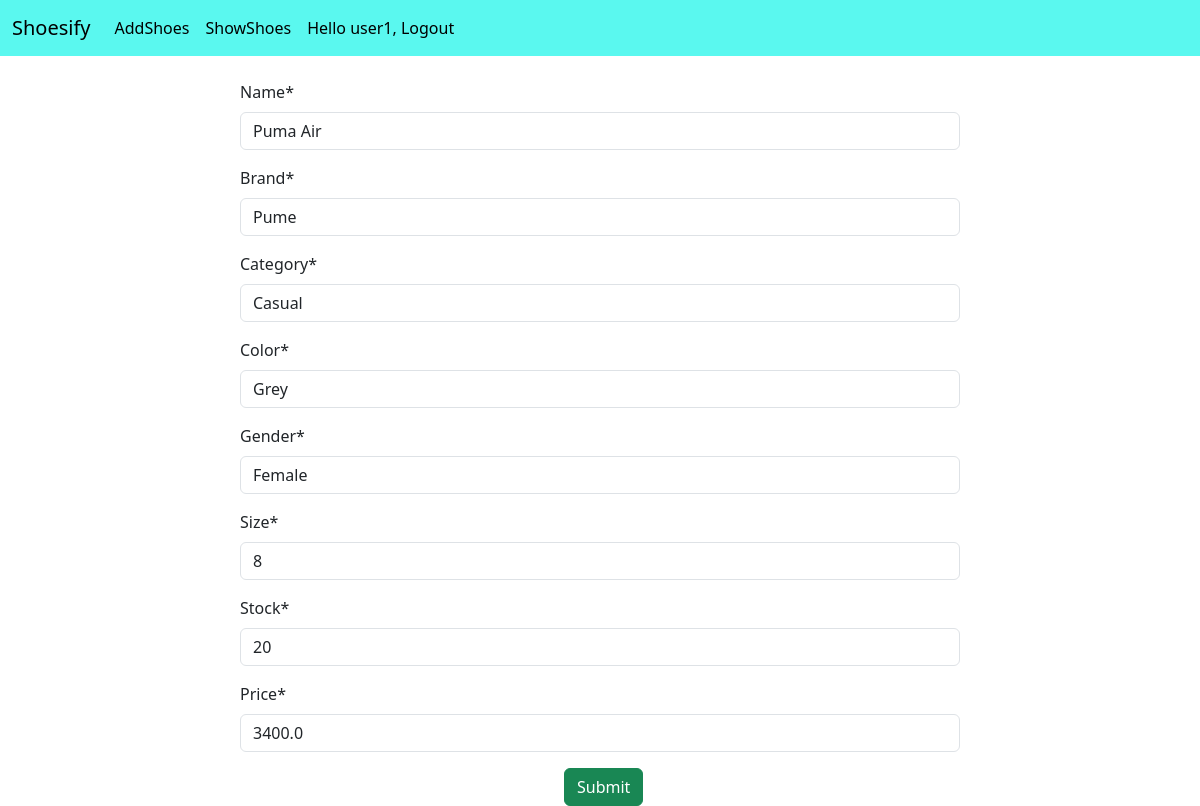
Screenshot of /shoesapp/update/2/ (signed in) with the database file from the repository.
### ShoeSApp/models.py (models this page shows)
class ShoeModel(models.Model):
    name = models.CharField(max_length=60)
    brand = models.CharField(max_length=60)
    category = models.CharField(max_length=60)
    color = models.CharField(max_length=60)
    gender = models.CharField(max_length=60)
    size = models.IntegerField()
    stock = models.IntegerField()
    price = models.FloatField()

### ShoeSApp/views.py (the view)
# urls.py: path("update/<i>/",updateShoeView, name="update-shoes"),
def updateShoeView(request,i):
    shoes_obj = ShoeModel.objects.get(id=i)
    form = ShoeModelForm(instance=shoes_obj)
    if request.method == "POST":
        form = ShoeModelForm(request.POST,instance=shoes_obj)
        if form.is_valid():
            form.save()
            return redirect("show-shoes")
    template_name = "ShoeSApp/form.html"
    context = {"form":form}
    return render(request,template_name, context)

### ShoeSApp/forms.py
class ShoeModelForm(forms.ModelForm):
    class Meta:
        model = ShoeModel
        fields = "__all__"

### templates/ShoeSApp/form.html (shortened to what this page needs)
{% extends "layout.html" %}
{% load crispy_forms_tags %}
{% block content %}
    <form method="post" style="width:60%; margin-left:20%;">
        {{ form|crispy }}
        <input type="submit" class="btn btn-success" style="margin-left:45%;">
    </form>
{% endblock %}

### templates/layout.html (shortened to what this page needs)
<!DOCTYPE html>
<html lang="en">
<head>
    <link href="https://cdn.jsdelivr.net/npm/bootstrap@5.3.7/dist/css/bootstrap.min.css" rel="stylesheet">
</head>
<body>
    <nav class="navbar navbar-expand-lg" style="background-color: #5AF8EF;">
  <div class="container-fluid">
    <a class="navbar-brand" href="#">Shoesify</a>
    <div class="collapse navbar-collapse" id="navbarNavAltMarkup">
      <div class="navbar-nav">
        <a class="nav-link active" href="{% url 'add-shoes' %}">AddShoes</a>
        <a class="nav-link active" href="{% url 'show-shoes' %}">ShowShoes</a>
          {% if user.is_authenticated %}
            <a class="nav-link active" href="{% url 'logout' %}">Hello {{user.username}}, Logout</a>
          {% else %}
            <a class="nav-link active" href="{% url 'register' %}">Register</a>
            <a class="nav-link active" href="{% url 'login' %}">Login</a>
          {% endif %}
      </div>
    </div>
  </div>
</nav><br>
    {% block content %}{% endblock %}
</body>
</html>

### rows the page displays
ShoeModel: name "Puma Air", brand "Pume", category "Casual", color "Grey", gender "Female", size "8", stock "20", price "3400.0"

### other values shown
{{ user.username }} "user1"
